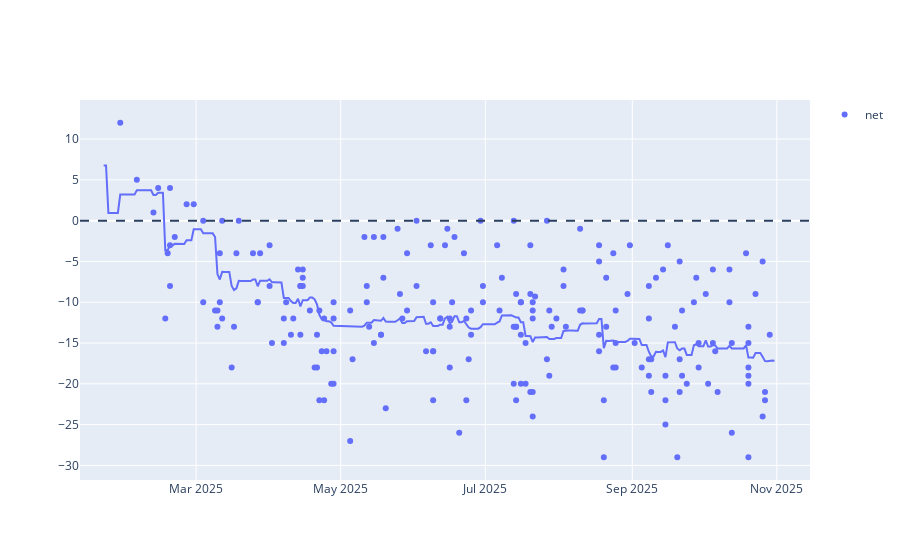

Here is the notebook cell this chart was saved with:
### Code cell
line = px.line(x=approval_avg_econ['Date'], y=approval_avg_econ['approve_mean'] - approval_avg_econ['disapprove_mean'])
scatter = px.scatter(polls_df_econ[polls_df_econ['end_date'] >= pd.to_datetime('2025-01-24')], x='end_date', y=['net'])
fig = go.Figure(data=line.data + scatter.data)
fig.add_hline(y=0, line_dash='dash')
fig.show()

### Figure 1 — Plotly figure (JSON) as saved in the notebook; plotly's stock layout.template omitted (floating-point values rounded to 4 significant figures; data arrays with more than 128 entries replaced by an {"elided": "..."} marker saying what was removed)
{"data": [{"hovertemplate": "x=%{x}<br>y=%{y}<extra></extra>", "legendgroup": "", "line": {"color": "#636efa", "dash": "solid"}, "marker": {"symbol": "circle"}, "mode": "lines", "name": "", "orientation": "v", "showlegend": false, "type": "scatter", "x": {"elided": "284 str values"}, "xaxis": "x", "y": {"elided": "284 float values"}, "yaxis": "y"}, {"hovertemplate": "variable=net<br>end_date=%{x}<br>value=%{y}<extra></extra>", "legendgroup": "net", "marker": {"color": "#636efa", "symbol": "circle"}, "mode": "markers", "name": "net", "orientation": "v", "showlegend": true, "type": "scatter", "x": {"elided": "207 str values"}, "xaxis": "x", "y": {"elided": "207 float values"}, "yaxis": "y"}], "layout": {"shapes": [{"line": {"dash": "dash"}, "type": "line", "x0": 0, "x1": 1, "xref": "x domain", "y0": 0, "y1": 0, "yref": "y"}]}}
